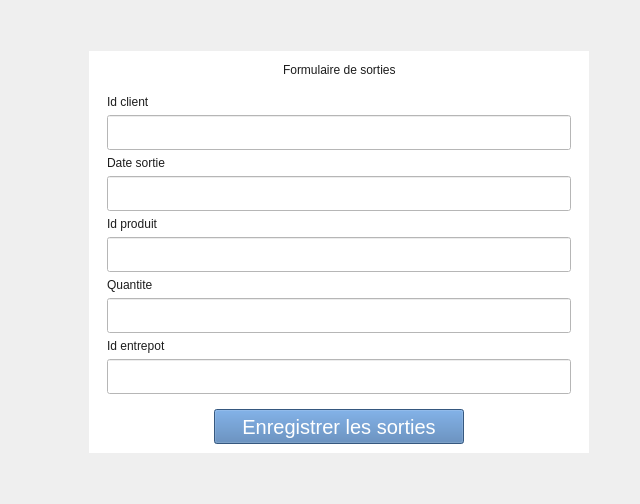
             <widget class="QWidget" name="tab_formulaire_sorties">
              <attribute name="title">
               <string>Formulaire Sorties</string>
              </attribute>
              <layout class="QHBoxLayout" name="horizontalLayout_15">
               <item>
                <layout class="QVBoxLayout" name="verticalLayout_24">
                 <item>
                  <spacer name="verticalSpacer_24">
                   <property name="orientation">
                    <enum>Qt::Vertical</enum>
                   </property>
                   <property name="sizeHint" stdset="0">
                    <size>
                     <width>20</width>
                     <height>40</height>
                    </size>
                   </property>
                  </spacer>
                 </item>
                 <item>
                  <layout class="QHBoxLayout" name="horizontalLayout_63">
                   <item>
                    <spacer name="horizontalSpacer_49">
                     <property name="orientation">
                      <enum>Qt::Horizontal</enum>
                     </property>
                     <property name="sizeHint" stdset="0">
                      <size>
                       <width>78</width>
                       <height>20</height>
                      </size>
                     </property>
                    </spacer>
                   </item>
                   <item>
                    <widget class="QWidget" name="widget_27" native="true">
                     <property name="minimumSize">
                      <size>
                       <width>500</width>
                       <height>0</height>
                      </size>
                     </property>
                     <property name="maximumSize">
                      <size>
                       <width>500</width>
                       <height>16777215</height>
                      </size>
                     </property>
                     <property name="styleSheet">
                      <string notr="true">background: #fff;
color: #1c1c1c;</string>
                     </property>
                     <layout class="QVBoxLayout" name="verticalLayout_25">
                      <item>
                       <layout class="QHBoxLayout" name="horizontalLayout_64">
                        <item>
                         <spacer name="horizontalSpacer_50">
                          <property name="orientation">
                           <enum>Qt::Horizontal</enum>
                          </property>
                          <property name="sizeHint" stdset="0">
                           <size>
                            <width>40</width>
                            <height>20</height>
                           </size>
                          </property>
                         </spacer>
                        </item>
                        <item>
                         <widget class="QLabel" name="label_49">
                          <property name="text">
                           <string>Formulaire de sorties</string>
                          </property>
                         </widget>
                        </item>
                        <item>
                         <spacer name="horizontalSpacer_51">
                          <property name="orientation">
                           <enum>Qt::Horizontal</enum>
                          </property>
                          <property name="sizeHint" stdset="0">
                           <size>
                            <width>40</width>
                            <height>20</height>
                           </size>
                          </property>
                         </spacer>
                        </item>
                       </layout>
                      </item>
                      <item>
                       <layout class="QHBoxLayout" name="horizontalLayout_65">
                        <item>
                         <widget class="QWidget" name="widget_28" native="true">
                          <layout class="QGridLayout" name="gridLayout_11">
                           <item row="2" column="0">
                            <widget class="QLabel" name="label_50">
                             <property name="text">
                              <string>Date sortie</string>
                             </property>
                            </widget>
                           </item>
                           <item row="8" column="0">
                            <widget class="QLabel" name="label_32">
                             <property name="text">
                              <string>Id entrepot</string>
                             </property>
                            </widget>
                           </item>
                           <item row="4" column="0">
                            <widget class="QLabel" name="label_52">
                             <property name="text">
                              <string>Id produit</string>
                             </property>
                            </widget>
                           </item>
                           <item row="6" column="0">
                            <widget class="QLabel" name="label_27">
                             <property name="text">
                              <string>Quantite</string>
                             </property>
                            </widget>
                           </item>
                           <item row="3" column="0">
                            <widget class="QLineEdit" name="lineEdit_32">
                             <property name="minimumSize">
                              <size>
                               <width>0</width>
                               <height>35</height>
                              </size>
                             </property>
                             <property name="maximumSize">
                              <size>
                               <width>16777215</width>
                               <height>35</height>
                              </size>
                             </property>
                            </widget>
                           </item>
                           <item row="1" column="0">
                            <widget class="QLineEdit" name="lineEdit_33">
                             <property name="minimumSize">
                              <size>
                               <width>0</width>
                               <height>35</height>
                              </size>
                             </property>
                             <property name="maximumSize">
                              <size>
                               <width>16777215</width>
                               <height>35</height>
                              </size>
                             </property>
                            </widget>
                           </item>
                           <item row="5" column="0">
                            <widget class="QLineEdit" name="lineEdit_31">
                             <property name="minimumSize">
                              <size>
                               <width>0</width>
                               <height>35</height>
                              </size>
                             </property>
                             <property name="maximumSize">
                              <size>
                               <width>16777215</width>
                               <height>35</height>
                              </size>
                             </property>
                            </widget>
                           </item>
                           <item row="7" column="0">
                            <widget class="QLineEdit" name="lineEdit_18">
                             <property name="minimumSize">
                              <size>
                               <width>0</width>
                               <height>35</height>
                              </size>
                             </property>
                             <property name="maximumSize">
                              <size>
                               <width>16777215</width>
                               <height>35</height>
                              </size>
                             </property>
                            </widget>
                           </item>
                           <item row="0" column="0">
                            <widget class="QLabel" name="label_51">
                             <property name="text">
                              <string>Id client</string>
                             </property>
                            </widget>
                           </item>
                           <item row="9" column="0">
                            <widget class="QLineEdit" name="lineEdit_22">
                             <property name="minimumSize">
                              <size>
                               <width>0</width>
                               <height>35</height>
                              </size>
                             </property>
                             <property name="maximumSize">
                              <size>
                               <width>16777215</width>
                               <height>35</height>
                              </size>
                             </property>
                            </widget>
                           </item>
                          </layout>
                         </widget>
                        </item>
                       </layout>
                      </item>
                      <item>
                       <layout class="QHBoxLayout" name="horizontalLayout_66">
                        <item>
                         <widget class="QPushButton" name="save_produit_btn_6">
                          <property name="minimumSize">
                           <size>
                            <width>250</width>
                            <height>35</height>
                           </size>
                          </property>
                          <property name="maximumSize">
                           <size>
                            <width>250</width>
                            <height>35</height>
                           </size>
                          </property>
                          <property name="styleSheet">
                           <string notr="true">background: #4b7bb2;
color: #fff;
font-size: 20px;
padding: 0;</string>
                          </property>
                          <property name="text">
                           <string>Enregistrer les sorties</string>
                          </property>
                         </widget>
                        </item>
                       </layout>
                      </item>
                     </layout>
                    </widget>
                   </item>
                   <item>
                    <spacer name="horizontalSpacer_52">
                     <property name="orientation">
                      <enum>Qt::Horizontal</enum>
                     </property>
                     <property name="sizeHint" stdset="0">
                      <size>
                       <width>40</width>
                       <height>20</height>
                      </size>
                     </property>
                    </spacer>
                   </item>
                  </layout>
                 </item>
                 <item>
                  <spacer name="verticalSpacer_25">
                   <property name="orientation">
                    <enum>Qt::Vertical</enum>
                   </property>
                   <property name="sizeHint" stdset="0">
                    <size>
                     <width>20</width>
                     <height>40</height>
                    </size>
                   </property>
                  </spacer>
                 </item>
                </layout>
               </item>
              </layout>
             </widget>
